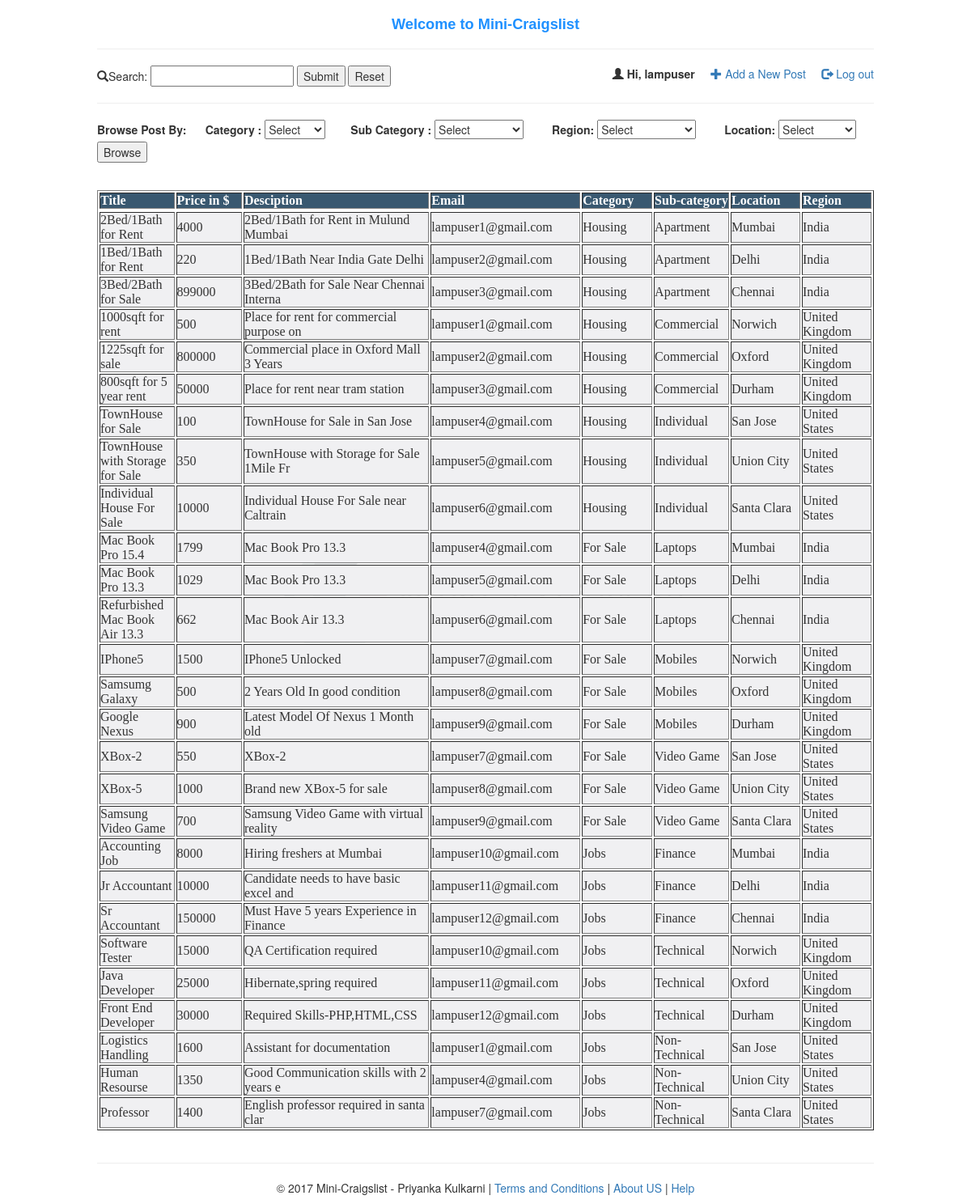
Page /index.php (signed in) on the committed database.
### tables this page shows
CREATE TABLE IF NOT EXISTS `posts` (
  `POST_ID` int(11) NOT NULL AUTO_INCREMENT,
  `TITLE` varchar(40) DEFAULT NULL,
  `PRICE` float DEFAULT NULL,
  `DESCRIPTION` varchar(40) DEFAULT NULL,
  `EMAIL` varchar(50) DEFAULT NULL,
  `AGREEMENT` varchar(40) DEFAULT NULL,
  `TIMESTAMP` varchar(100) DEFAULT NULL,
  `IMAGE_1` varchar(100) DEFAULT NULL,
  `IMAGE_2` varchar(100) DEFAULT NULL,
  `IMAGE_3` varchar(100) DEFAULT NULL,
  `IMAGE_4` varchar(100) DEFAULT NULL,
  `SUBCATEGORY_ID` int(11) DEFAULT NULL,
  `LOCATION_ID` int(11) DEFAULT NULL,
  PRIMARY KEY (`POST_ID`),
  KEY `SUBCATEGORY_ID` (`SUBCATEGORY_ID`),
  KEY `LOCATION_ID` (`LOCATION_ID`)
);

### index.php (the view, shortened to what this page needs)
<html>
	<head>
	  <link rel="stylesheet" href="http://maxcdn.bootstrapcdn.com/bootstrap/3.3.6/css/bootstrap.min.css">
	</head>
	<?php if (isset($_COOKIE['uid']) && $_COOKIE['uid']) { ?>
	<body>
		  <h3 align='center'>Welcome to Mini-Craigslist</h3>
		  <hr>
      <div align='left'>
        <form action="search.php" >
          <span class="glyphicon glyphicon-search"></span>Search:
          <input type="text" name="keyword" id="keyword">
          <input type="submit" value="Submit">
          <input type="button" value="Reset" onclick="reset();">
          <span id="search_spacing">
            <span id="uid">
              <span class="glyphicon glyphicon-user"></span>
              <label>Hi, <?php echo $_COOKIE['uid']; ?></label>
            </span>
		        <span id="addpost">
		          <a href="addnewpost.php">
		            <span class="glyphicon glyphicon-plus"></span>
		            Add a New Post
		          </a>
		        </span>
		        <span id="logout">
		          <a href ="logout.php">
		            <span class="glyphicon glyphicon-log-out"></span>
		            Log out
		          </a>
		        </span>
		      </span>
        </form>
      </div>
		  <hr>
		  <form action="<?php $_SERVER['PHP_SELF']?>" enctype="multipart/form-data" method="post">
		    <span><label> Browse Post By: </label></span>
		    <span id="category-div">
			    <label>Category :</label>
			    <select name='category' id='category' >
			      <option value="0">Select</option>
			      <?php
              echo "</select>";
            ?>
		    </span>
		    <span id="sub-category-div">
		      <label>Sub Category :</label>
			    <select name='sub-category' id='sub-category' >
			      <option value="0">Select</option>
		        <?php
              echo "</select>";
            ?>
		    </span>
		    <span id="region-div">
			    <label>Region:</label>
			    <select name='region' id="region-id">
			      <option value="0">Select</option>
			      <?php
              echo "</select>";
            ?>
		    </span>
		    <span id="location-div">
			    <label>Location:</label>
			    <select name='loc' id="location">
			      <option value="0">Select</option>
            <?php
              echo "</select>";
            ?>
          <input id="btn" type="submit" value="Browse"></input>
		    </span>
		  </form>
		  <br>
	    <table border='1' width='100%'>
			  <tbody class="tab-body">
			  <tr class="tab-header">
				  <th>Title</th>
				  <th>Price in $</th>
					<th class='desc'>Desciption</th>
				  <th class='email'>Email</th>
				  <th class='category'>Category</th>
				  <th class='subcategory'>Sub-category</th>
				  <th class='loc'>Location</th>
				  <th class='region'>Region</th>
			  <tr>
			  <?php
          $location = $_POST['loc'];
				  $category = $_POST['category'];
   			  $region = $_POST['region'];
				  $subcategory=$_POST['sub-category'];
          switch ($category)
          {
            default:
            $category = 0;
            break;
          }
          switch ($subcategory) {
   				  default:
   				  $subcategory = 0;
   				  break;
					}
					switch ($region) {
   				  default:
   				  $region = 0;
   				  break;
   				}
			        if(!$region && !$category && !$subcategory &&!$location)
						  {
							  $query = mysql_query("SELECT TITLE, PRICE, DESCRIPTION,EMAIL,SUBCATEGORY_ID,LOCATION_ID FROM posts") or die(mysql_error());
							  while ($row = mysql_fetch_array($query)) {
								  switch($row["LOCATION_ID"])
								  {
								    case 1:
								    $locationName="Mumbai";
								    $regionName="India";
								    break;
								    case 2:
								    $locationName="Delhi";
								    $regionName="India";
								    break;
								    case 3:
								    $locationName="Chennai";
								    $regionName="India";
								    break;
								    case 4:
								    $locationName="Norwich";
								    $regionName="United Kingdom";
								    break;
								    case 5:
								    $locationName="Oxford";
								    $regionName="United Kingdom";
								    break;
								    case 6:
								    $locationName="Durham";
								    $regionName="United Kingdom";
								    break;
								    case 7:
								    $locationName="San Jose";
								    $regionName="United States";
								    break;
								    case 8:
								    $locationName="Union City";
								    $regionName="United States";
								    break;
								    case 9:
								    $locationName="Santa Clara";
								    $regionName="United States";
								    break;
								  }
							    switch ($row["SUBCATEGORY_ID"])
							    {
       							case 1:
							      $subcategoryName = "Apartment";
							      $categoryName = "Housing";
							      break;
       							case 2:
       								$subcategoryName = "Commercial";
								      $categoryName = "Housing";
       								break;
       							case 3:
       								$subcategoryName = "Individual";
								      $categoryName = "Housing";
       								break;
							      case 4:
       								$subcategoryName = "Laptops";
								      $categoryName = "For Sale";
       								break;
							      case 5:
       								$subcategoryName = "Mobiles";
								      $categoryName = "For Sale";
       								break;
							      case 6:
       								$subcategoryName = "Video Game";
								      $categoryName = "For Sale";
       								break;
       							case 7:
       								$subcategoryName = "Finance";
								      $categoryName = "Jobs";
       								break;
       							case 8:
       								$subcategoryName = "Technical";
								      $categoryName = "Jobs";
       								break;
							      case 9:
       								$subcategoryName = "Non-Technical";
								      $categoryName = "Jobs";
       								break;
   						    }
						  echo "<tr><td>".$row["TITLE"]."</td><td>".$row["PRICE"]."</td><td>".$row["DESCRIPTION"]."</td><td>".$row["EMAIL"]."</td><td>".$categoryName."</td><td>".$subcategoryName."</td><td>".$locationName."</td><td>".$regionName."</td></tr>";
							}
						}
			  ?>
	    </tbody>
    </table>
    <?php
    include 'footer.php';
    ?>
	</body>
	<?php } else {
	  echo "<script type='text/javascript'>",
		"window.location.href='login.php' ;",
	  "</script>";
	  }
	?>
</html>

### index.php (style rules this page uses)
body { text-align: left; width: 80%; margin: 0 auto; background: linear-gradient(to bottom, rgba(255,255,255,0.9) 0%,rgba(255,255,255,0.9) 100%), url("images/logo.png") repeat 0 0; background-repeat: no-repeat; background-position: 50%; }
td { width:100px; vertical-align: center; background: #f0f0f2; font-family : Times New Roman; font-size:1em; }
th { background: #395870; font-family : Times New Roman; color: #fff; }
a { text-decoration: none; }
.desc { width:300px; }
.email { width:200px; }
#search_spacing { float:right; }
h3 { font-family : Arial, sans-serif; font-size: 1.3em; font-weight:bold; color:#1E90FF; }
label { font-weight:bold; }
table { border-collapse: separate; border-spacing: 2px; }

### rows in the picture
posts: TITLE "2Bed/1Bath for Rent", PRICE "4000", DESCRIPTION "2Bed/1Bath for Rent in Mulund Mumbai", EMAIL "lampuser1@gmail.com", SUBCATEGORY_ID "Housing", SUBCATEGORY_ID "Apartment", LOCATION_ID "Mumbai", LOCATION_ID "India"
posts: TITLE "1Bed/1Bath for Rent", PRICE "220", DESCRIPTION "1Bed/1Bath Near India Gate Delhi", EMAIL "lampuser2@gmail.com", SUBCATEGORY_ID "Housing", SUBCATEGORY_ID "Apartment", LOCATION_ID "Delhi", LOCATION_ID "India"
posts: TITLE "3Bed/2Bath for Sale", PRICE "899000", DESCRIPTION "3Bed/2Bath for Sale Near Chennai Interna", EMAIL "lampuser3@gmail.com", SUBCATEGORY_ID "Housing", SUBCATEGORY_ID "Apartment", LOCATION_ID "Chennai", LOCATION_ID "India"
posts: TITLE "1000sqft for rent", PRICE "500", DESCRIPTION "Place for rent for commercial purpose on", EMAIL "lampuser1@gmail.com", SUBCATEGORY_ID "Housing", SUBCATEGORY_ID "Commercial", LOCATION_ID "Norwich", LOCATION_ID "United Kingdom"
posts: TITLE "1225sqft for sale", PRICE "800000", DESCRIPTION "Commercial place in Oxford Mall 3 Years", EMAIL "lampuser2@gmail.com", SUBCATEGORY_ID "Housing", SUBCATEGORY_ID "Commercial", LOCATION_ID "Oxford", LOCATION_ID "United Kingdom"
posts: TITLE "800sqft for 5 year rent", PRICE "50000", DESCRIPTION "Place for rent near tram station", EMAIL "lampuser3@gmail.com", SUBCATEGORY_ID "Housing", SUBCATEGORY_ID "Commercial", LOCATION_ID "Durham", LOCATION_ID "United Kingdom"
posts: TITLE "TownHouse for Sale", PRICE "100", DESCRIPTION "TownHouse for Sale in San Jose", EMAIL "lampuser4@gmail.com", SUBCATEGORY_ID "Housing", SUBCATEGORY_ID "Individual", LOCATION_ID "San Jose", LOCATION_ID "United States"
posts: TITLE "TownHouse with Storage for Sale", PRICE "350", DESCRIPTION "TownHouse with Storage for Sale 1Mile Fr", EMAIL "lampuser5@gmail.com", SUBCATEGORY_ID "Housing", SUBCATEGORY_ID "Individual", LOCATION_ID "Union City", LOCATION_ID "United States"
posts: TITLE "Individual House For Sale", PRICE "10000", DESCRIPTION "Individual House For Sale near Caltrain", EMAIL "lampuser6@gmail.com", SUBCATEGORY_ID "Housing", SUBCATEGORY_ID "Individual", LOCATION_ID "Santa Clara", LOCATION_ID "United States"
posts: TITLE "Mac Book Pro 15.4", PRICE "1799", DESCRIPTION "Mac Book Pro 13.3", EMAIL "lampuser4@gmail.com", SUBCATEGORY_ID "For Sale", SUBCATEGORY_ID "Laptops", LOCATION_ID "Mumbai", LOCATION_ID "India"
posts: TITLE "Mac Book Pro 13.3", PRICE "1029", DESCRIPTION "Mac Book Pro 13.3", EMAIL "lampuser5@gmail.com", SUBCATEGORY_ID "For Sale", SUBCATEGORY_ID "Laptops", LOCATION_ID "Delhi", LOCATION_ID "India"
posts: TITLE "Refurbished Mac Book Air 13.3", PRICE "662", DESCRIPTION "Mac Book Air 13.3", EMAIL "lampuser6@gmail.com", SUBCATEGORY_ID "For Sale", SUBCATEGORY_ID "Laptops", LOCATION_ID "Chennai", LOCATION_ID "India"
posts: TITLE "IPhone5", PRICE "1500", DESCRIPTION "IPhone5 Unlocked", EMAIL "lampuser7@gmail.com", SUBCATEGORY_ID "For Sale", SUBCATEGORY_ID "Mobiles", LOCATION_ID "Norwich", LOCATION_ID "United Kingdom"
posts: TITLE "Samsumg Galaxy", PRICE "500", DESCRIPTION "2 Years Old In good condition", EMAIL "lampuser8@gmail.com", SUBCATEGORY_ID "For Sale", SUBCATEGORY_ID "Mobiles", LOCATION_ID "Oxford", LOCATION_ID "United Kingdom"
posts: TITLE "Google Nexus", PRICE "900", DESCRIPTION "Latest Model Of Nexus 1 Month old", EMAIL "lampuser9@gmail.com", SUBCATEGORY_ID "For Sale", SUBCATEGORY_ID "Mobiles", LOCATION_ID "Durham", LOCATION_ID "United Kingdom"
posts: TITLE "XBox-2", PRICE "550", DESCRIPTION "XBox-2", EMAIL "lampuser7@gmail.com", SUBCATEGORY_ID "For Sale", SUBCATEGORY_ID "Video Game", LOCATION_ID "San Jose", LOCATION_ID "United States"
posts: TITLE "XBox-5", PRICE "1000", DESCRIPTION "Brand new XBox-5 for sale", EMAIL "lampuser8@gmail.com", SUBCATEGORY_ID "For Sale", SUBCATEGORY_ID "Video Game", LOCATION_ID "Union City", LOCATION_ID "United States"
posts: TITLE "Samsung Video Game", PRICE "700", DESCRIPTION "Samsung Video Game with virtual reality", EMAIL "lampuser9@gmail.com", SUBCATEGORY_ID "For Sale", SUBCATEGORY_ID "Video Game", LOCATION_ID "Santa Clara", LOCATION_ID "United States"
posts: TITLE "Accounting Job", PRICE "8000", DESCRIPTION "Hiring freshers at Mumbai", EMAIL "lampuser10@gmail.com", SUBCATEGORY_ID "Jobs", SUBCATEGORY_ID "Finance", LOCATION_ID "Mumbai", LOCATION_ID "India"
posts: TITLE "Jr Accountant", PRICE "10000", DESCRIPTION "Candidate needs to have basic excel and", EMAIL "lampuser11@gmail.com", SUBCATEGORY_ID "Jobs", SUBCATEGORY_ID "Finance", LOCATION_ID "Delhi", LOCATION_ID "India"
posts: TITLE "Sr Accountant", PRICE "150000", DESCRIPTION "Must Have 5 years Experience in Finance", EMAIL "lampuser12@gmail.com", SUBCATEGORY_ID "Jobs", SUBCATEGORY_ID "Finance", LOCATION_ID "Chennai", LOCATION_ID "India"
posts: TITLE "Software Tester", PRICE "15000", DESCRIPTION "QA Certification required", EMAIL "lampuser10@gmail.com", SUBCATEGORY_ID "Jobs", SUBCATEGORY_ID "Technical", LOCATION_ID "Norwich", LOCATION_ID "United Kingdom"
posts: TITLE "Java Developer", PRICE "25000", DESCRIPTION "Hibernate,spring required", EMAIL "lampuser11@gmail.com", SUBCATEGORY_ID "Jobs", SUBCATEGORY_ID "Technical", LOCATION_ID "Oxford", LOCATION_ID "United Kingdom"
posts: TITLE "Front End Developer", PRICE "30000", DESCRIPTION "Required Skills-PHP,HTML,CSS", EMAIL "lampuser12@gmail.com", SUBCATEGORY_ID "Jobs", SUBCATEGORY_ID "Technical", LOCATION_ID "Durham", LOCATION_ID "United Kingdom"
posts: TITLE "Logistics Handling", PRICE "1600", DESCRIPTION "Assistant for documentation", EMAIL "lampuser1@gmail.com", SUBCATEGORY_ID "Jobs", SUBCATEGORY_ID "Non-Technical", LOCATION_ID "San Jose", LOCATION_ID "United States"
posts: TITLE "Human Resourse", PRICE "1350", DESCRIPTION "Good Communication skills with 2 years e", EMAIL "lampuser4@gmail.com", SUBCATEGORY_ID "Jobs", SUBCATEGORY_ID "Non-Technical", LOCATION_ID "Union City", LOCATION_ID "United States"
posts: TITLE "Professor", PRICE "1400", DESCRIPTION "English professor required in santa clar", EMAIL "lampuser7@gmail.com", SUBCATEGORY_ID "Jobs", SUBCATEGORY_ID "Non-Technical", LOCATION_ID "Santa Clara", LOCATION_ID "United States"

### other values in the picture
$_COOKIE['uid'] "lampuser"
